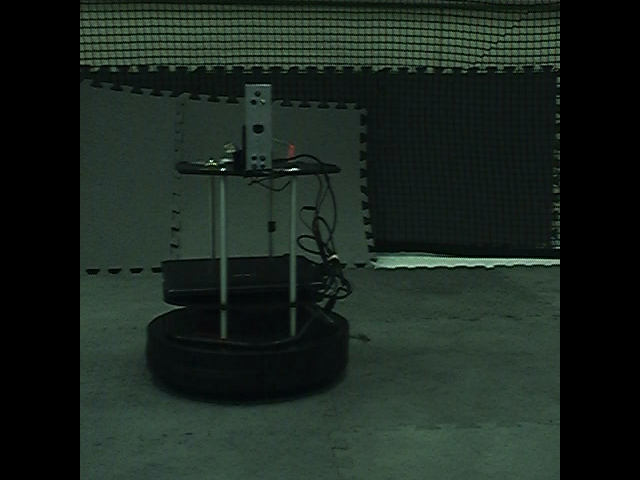
#> input picture code/Turtlebot/pic0.png, 640 x 480 px, given in place of the camera
$ python findMaxExposure.py   (Python 2 division)
#> lines starting #> are read from the running program, lines starting #| are printed output that depends on the picture; after the words box and inside, x2 and y2 are one past the last pixel; in counts of white or black regions, pixels touching at a corner belong together
### code/Turtlebot/findTarget.py
from __future__ import division
import cv2
import cv
import numpy as np

# [7 lines left out: function rotate90, not called in this run]

def findCentroids(contours):
	centers = []
	for n in contours:
		M = cv2.moments(n)
		if M['m00'] <> 0:
			cx = ( int(M['m10'] / M['m00']))
			cy = ( int(M['m01'] / M['m00']))
		else:
			cx = ( int(M['m10']))
			cy = ( int(M['m01']))
		centers.append([cx,cy])
	return centers


def findTarget(img, low = np.array((40,50,50)), high = np.array((60,255,255))):
	# Tries to locate the turtlebot using blobs
	# Turtlebot has 2 sets of LEDs. One on the back, the other on the top.
	# If we can see the "top" LED we should see 2 of them.

	#params = cv2.SimpleBlobDetector_Params()

	#params.minThreshold = 1;
	#params.maxThreshold = 255;

    #get the brightness mask
    hsv = cv2.cvtColor(img, cv2.COLOR_BGR2HSV)
    hsvmask = cv2.inRange(hsv,low , high)
    hsvMasked = cv2.bitwise_and(img, img, mask = hsvmask)
    img1 = hsvMasked[:,:,2]
    # [6 lines of commented-out code are left out]
    kernel = np.ones((3,3),np.uint8)
    #opened = cv2.morphologyEx(graymask, cv2.MORPH_OPEN, kernel)
    closed = cv2.morphologyEx(img1, cv2.MORPH_CLOSE, kernel)
    # [12 lines of commented-out code are left out]

    ctrs = []
    ctrs, hier = cv2.findContours(closed, cv2.RETR_TREE, cv2.CHAIN_APPROX_SIMPLE)
    return ctrs


# [7 lines of commented-out code are left out]

### code/Turtlebot/findMaxExposure.py
import cv2
import findTarget
import os


def rotate90(img):

        (h, w) = img.shape[:2]
        center = (w/2, h/2)
        M = cv2.getRotationMatrix2D(center, 90, 1.0)
        rotated = cv2.warpAffine(img, M, (w,h))
        return rotated

cap = cv2.VideoCapture(1)
count = 0
exposure = 150
#logf = open("maxExp.txt","w")

while exposure < 180:
	print "Setting Exposure to " + str(exposure)
	setExp = "camControl/setExposure " + str(exposure)
	os.system(setExp)

	_,img = cap.read()
#> img is the input picture: shape (480, 640, 3); mean B, G, R 31.5, 38, 27.4
	img2 = rotate90(img)
#> in rotate90, `rotated = cv2.warpAffine(img, M, (w,h))`:
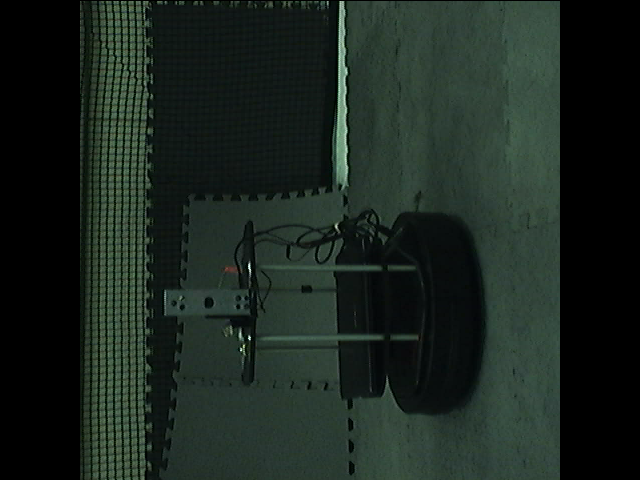
#> rotated: shape (480, 640, 3); mean B, G, R 31.4, 37.9, 27.3

	contours = findTarget.findTarget(img2)
#> in findTarget, `hsv = cv2.cvtColor(img, cv2.COLOR_BGR2HSV)`: hsv: shape (480, 640, 3); mean H, S, V 55.3, 61.3, 38
#> in findTarget, `hsvmask = cv2.inRange(hsv,low , high)`:
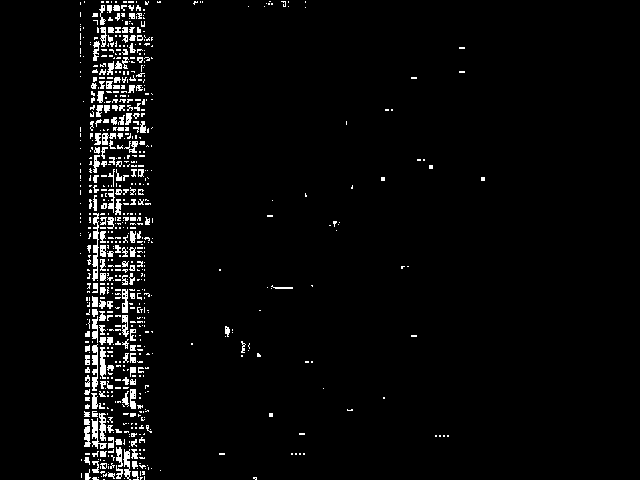
#> hsvmask: shape (480, 640); 3.4% white in thin lines or dots, all inside (x1, y1, x2, y2) = (80, 1, 485, 480)
#> in findTarget, `hsvMasked = cv2.bitwise_and(img, img, mask = hsvmask)`:
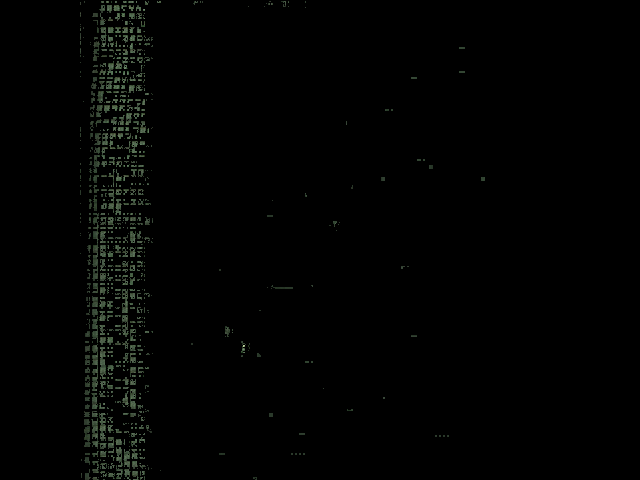
#> hsvMasked: shape (480, 640, 3); mean B, G, R 2.1, 2.8, 2.2
#> in findTarget, `closed = cv2.morphologyEx(img1, cv2.MORPH_CLOSE, kernel)`:
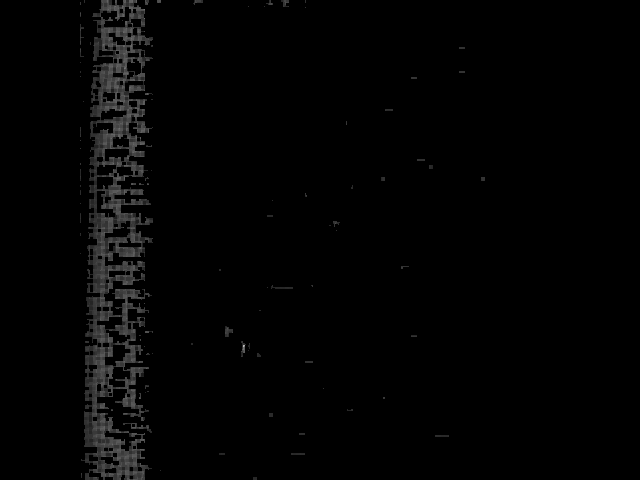
#> closed: shape (480, 640); min 0, max 186, mean 3.5
#> in findTarget, `ctrs, hier = cv2.findContours(closed, cv2.RETR_TREE, cv2.CHAIN_APPROX_..`: ctrs = 196 contours, 135 with area under 20; largest, box (x1, y1, x2, y2) and area: (81, 0, 153, 480) 20045, (100, 6, 132, 28) 390, (104, 344, 131, 367) 324, (108, 366, 131, 388) 321, (104, 430, 142, 452) 314
#> contours has the same summary as ctrs in findTarget
	centers = findTarget.findCentroids(contours)
#> the loop in findCentroids, `for n in contours:` made 196 passes
#> (n, cx, cy) on passes 1, 2, 3, 4, 5, 6, 7, 10, 12, 13, 15: ([[253, 477], [253, 479], [256, 479], [256, 477]], 254, 478), ([[81, 473], [81, 477]], 0, 0), ([[160, 470]], 0, 0), ([[291, 453], [291, 454], [304, 454], [304, 453]], 297, 453), ([[219, 453], [219, 454], [224, 454], [224, 453]], 221, 453), ([[435, 435], [435, 436], [448, 436], [448, 435]], 441, 435), ([[299, 433], [299, 434], [304, 434], [304, 433]], 301, 433), ([[269, 413], [269, 416], [272, 416], [272, 413]], 270, 414), ([[111, 409], [111, 410], [112, 410], [112, 409]], 111, 409), ([[383, 397], [383, 398], [384, 398], [384, 397]], 383, 397), ([[145, 392]], 0, 0)
#> (cx, cy) on passes 8, 9, 11, 14, 18, 20: (138, 426), (133, 425), (350, 409), (139, 396), (146, 385), (258, 354)
#> after the loop in findCentroids, `for n in contours:`: centers = 196 pairs, first value 0 to 482, second value 0 to 478
	if (len(centers) == 2):
		print len(centers), centers

	#logf.write("{0},{1}\n".format(exposure, len(centers)))

	exposure = exposure + 1
	#cv2.imshow("image", img2)
	cv2.waitKey(1)

$ run again, on code/Turtlebot/saved.png
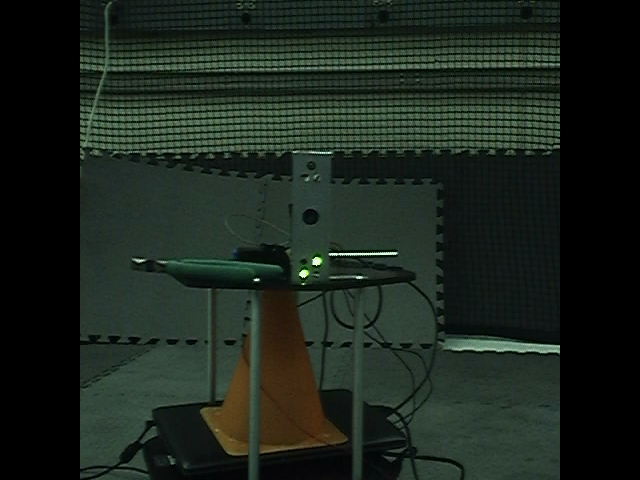
#> input picture code/Turtlebot/saved.png, 640 x 480 px, given in place of the camera
#> img is the input picture: shape (480, 640, 3); mean B, G, R 29.4, 37.5, 27.9
#> hsv: shape (480, 640, 3); mean H, S, V 50.8, 68.5, 38.1
#> in findTarget, `hsvmask = cv2.inRange(hsv,low , high)`:
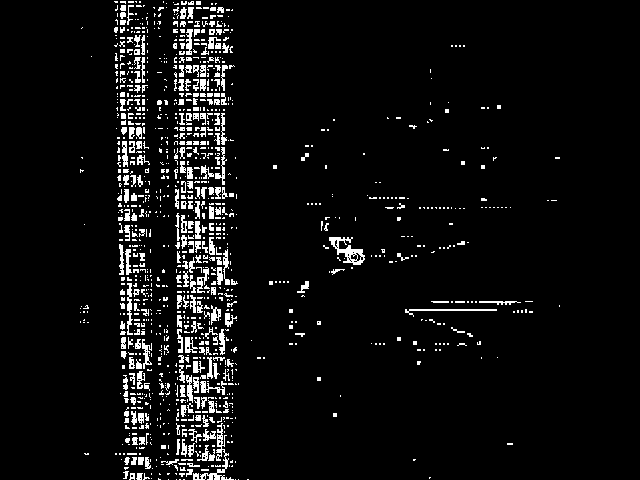
#> hsvmask: shape (480, 640); 5.8% white in thin lines or dots, all inside (x1, y1, x2, y2) = (80, 1, 560, 480)
#> in findTarget, `closed = cv2.morphologyEx(img1, cv2.MORPH_CLOSE, kernel)`:
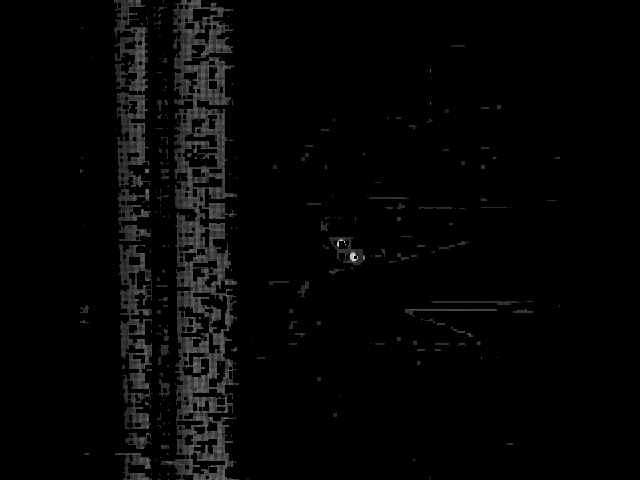
#> closed: shape (480, 640); min 0, max 226, mean 5.6
#> ctrs = 383 contours, 275 with area under 20; largest, box (x1, y1, x2, y2) and area: (161, 0, 239, 480) 21270, (114, 0, 151, 241) 4424, (119, 244, 153, 429) 3576, (192, 292, 228, 334) 606, (329, 237, 365, 265) 505
#> contours has the same summary as ctrs in findTarget
#> the loop in findCentroids, `for n in contours:` made 383 passes
#> (n, cx, cy) on passes 1 to 7: ([[247, 479], [248, 479]], 0, 0), ([[168, 479]], 0, 0), ([[158, 478], [158, 479], [160, 479], [159, 479]], 158, 478), ([[429, 477], [429, 479], [429, 478], [430, 477]], 429, 477), ([[167, 473], [167, 474], [168, 474], [169, 473]], 167, 473), ([[159, 473], [159, 474], [160, 474]], 159, 473), ([[151, 473], [151, 474]], 0, 0)
#> after the loop in findCentroids, `for n in contours:`: centers = 383 pairs, first value 0 to 557, second value 0 to 478
